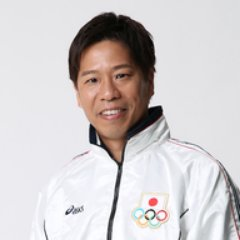
#> input picture tools/image.jpg, 240 x 240 px, given in place of the camera
$ python face_detection.py
#> lines starting #> are read from the running program, lines starting #| are printed output that depends on the picture; after the words box and inside, x2 and y2 are one past the last pixel; in counts of white or black regions, pixels touching at a corner belong together
import cv2
import numpy as np

cap = cv2.VideoCapture(0)
face_cascade = cv2.CascadeClassifier(cv2.data.haarcascades +"haarcascade_frontalface_alt.xml")
max_face = 5

while True:
	ret,temp_frame = cap.read()
#> temp_frame is the input picture: shape (240, 240, 3); mean B, G, R 203, 202.5, 207.6
	frame = cv2.flip(temp_frame,1)
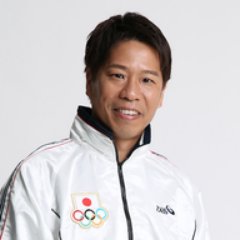
#> frame: shape (240, 240, 3); mean B, G, R 203, 202.5, 207.6
	gray_frame = cv2.cvtColor(frame,cv2.COLOR_BGR2GRAY)
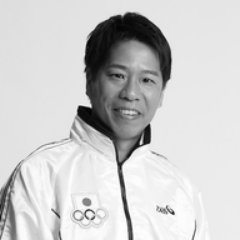
#> gray_frame: shape (240, 240); min 1, max 255, mean 204

	if ret == False:
		continue

	faces = face_cascade.detectMultiScale(gray_frame,1.3,5)
#> faces = [[94, 49, 75, 75]]

	for face in faces[:max_face]:
		x,y,w,h = face

		offset = 10
		face_offset = frame[y-offset:y+h+offset,x-offset:x+w+offset]
		face_selection = cv2.resize(face_offset,(100,100))

		cv2.imshow("Face", face_selection)
		cv2.rectangle(frame,(x,y),(x+w,y+h),(0,255,0),1)
#> this loop made 1 pass
#> (x, y, w, h, offset) on pass 1: (94, 49, 75, 75, 10)
#> pass 1, `face_offset = frame[y-offset:y+h+offset,x-offset:x+w+offset]`:
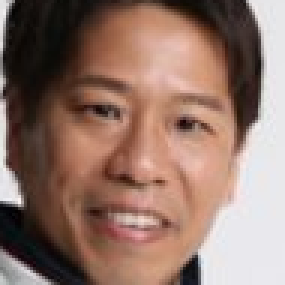
#> face_offset: shape (95, 95, 3) (shown 3 times larger); mean B, G, R 104.8, 116.3, 145.2
#> pass 1, `face_selection = cv2.resize(face_offset,(100,100))`:
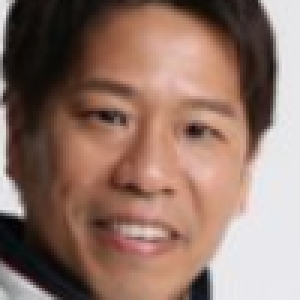
#> face_selection: shape (100, 100, 3) (shown 3 times larger); mean B, G, R 104.7, 116.2, 145.1
#> after the loop:
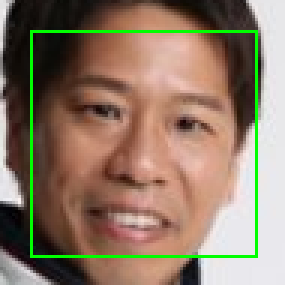
#> face_offset: shape (95, 95, 3) (shown 3 times larger); 3.32% of pixels changed, all inside (x1, y1, x2, y2) = (10, 10, 86, 86)
#> after the loop:
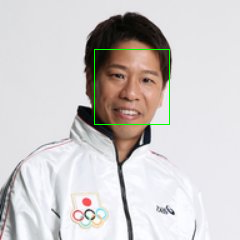
#> frame: shape (240, 240, 3); 0.52% of pixels changed, all inside (x1, y1, x2, y2) = (94, 49, 170, 125)

	cv2.imshow("faces",frame)

	key_pressed = cv2.waitKey(1) & 0xFF
#> (key q is pressed here)
	if key_pressed == ord('q'):
		break

cap.release()
cv2.destroyAllWindows()
